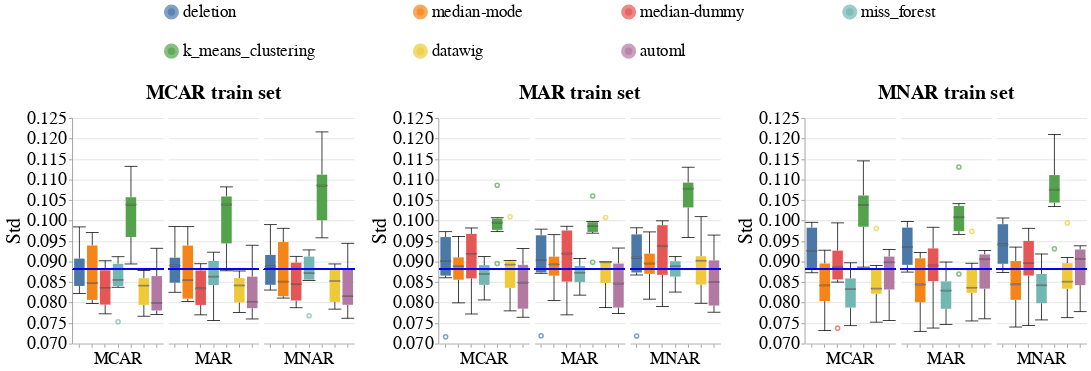

The cell this chart's notebook holds for it:
### Code cell
create_box_plots_for_diff_imputers_v2(dataset_name=DATASET_NAME,
                                      model_name='rf_clf',
                                      metric_name='std',
                                      db_client=db_client)
